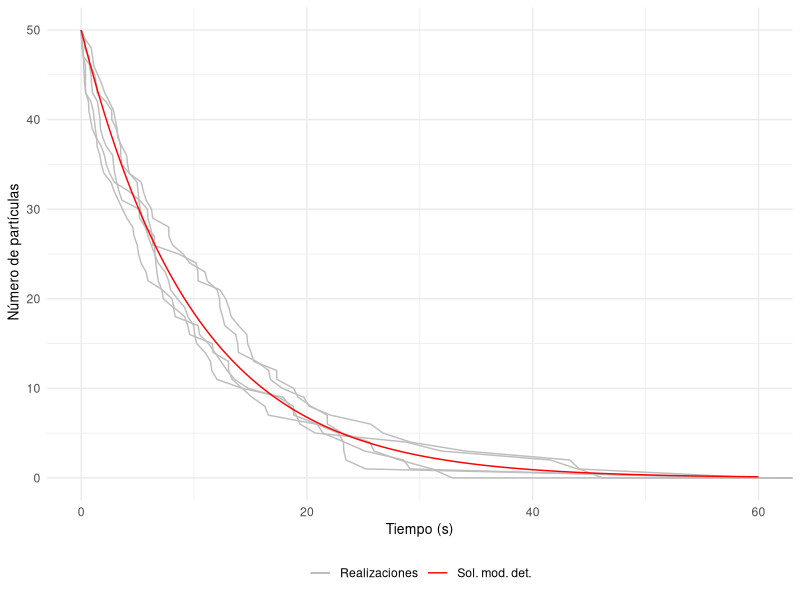

R code for this plot:
## ---- chunk 1
library("deSolve")
library("ggplot2")
## ---- chunk 2
tiempo_exponencial <- function(a0){
  r1 <- runif(n=1,min=0,max=1)
  return((1/a0)*log(1/r1))
}
## ---- chunk 3
Malthus_EDO <- function(t,state,parameters){
  with(as.list(c(state, parameters)), { 
    dX <- r * X 
    list(dX)
  })
}
## ---- chunk 4
Malthus_Gillespie<-function(r,x0,t0,tf){
  # Variable espacial que almacena el estado del sistema tras cada reacción
  x <- x0
  # Variable espacial
  x_actual <- x0
  
  # Cálculo de la propensidad
  a <- abs(r)*x_actual
  
  # Controlamos la extinción mediante una variable lógica
  extincion <- FALSE
  
  # Variable temporal
  t <- t0
  # Variable que almacena todos los tiempos de reacción
  t_imprimir <- t0
  
  while(t<tf){
    
    # Avanzamos la variable temporal
    t <- t + tiempo_exponencial(a)
    # Almacenamos el tiempo de reacción
    t_imprimir <- c(t_imprimir,t)
    
    if( t==Inf ){
      x_actual <- 0
    }else{
      r2 <- runif(n=1, min=0, max=1)
      if(r>0)
        x_actual <- x_actual + 1
      else
        x_actual <- x_actual-1
    }
    
    # Almacenamos el estado del sistema
    x <- c(x,x_actual)

    a <- abs(r)*x_actual
    
  }
  
  # Si se extingue la población cambiamos el valor de extincion a TRUE
  if( x_actual == 0 )
    extincion <- TRUE
  
  datos <- data.frame(t_imprimir=t_imprimir,x_imprimir=x,row.names = NULL)
  
  # Devolvemos una lista que nos indica si se ha extinguido la población 
  # y una base de datos con la evolución temporal del sistema
  return(list(extincion = extincion, datos = datos))
}
## ---- chunk 5
# Definimos unos parámetros adecuados
r <- (-0.1)
x0 <- 50
t0 <- 0
tf <- 60

# Consideramos 5 realizaciones
n_realizaciones <- 5

# Inicializamos el gráfico en el que incluimos la realización
grafico <- ggplot()

for (i in 1:n_realizaciones) {
  realizacion <- Malthus_Gillespie(r,x0,t0,tf)
  imprimir <- realizacion$datos
  # Añadimos cada realización al gráfico 
  grafico <- grafico + 
    geom_line(data = imprimir, aes(x = t_imprimir, y = x_imprimir, color= "Realizaciones"))
}

## ---- chunk 6
int <- 0.05
parameter <- c(r)
state <- c(X=x0)
times <- seq(t0,tf,by=int)

# Resolvemos la EDO usando la función ode() de la librería "deSolve"
out <- ode(y=state, times = times, func = Malthus_EDO, parms = parameter)
# Convertimos el resultado de la función a una base de datos para poder representarlo gráficamente
out <- data.frame(out)
# Añadimos al gráfico la solución de la EDO del modelo
grafico <- grafico + geom_line(lwd=0.5,data=out,aes(x = time, y = X, color= "Sol. mod. det."))

## ---- chunk 7
grafico <- grafico +
   labs(x = "Tiempo (s)", y = " Número de partículas") + coord_cartesian(xlim = c(0, tf)) +
   theme_minimal() +
   theme(legend.title=element_blank(),legend.position = "bottom",
        axis.title.x = element_text(size = 10),  
        axis.title.y = element_text(size = 10)) +
   scale_color_manual(values = c("Realizaciones"="gray","Sol. mod. det." = "red"),
                      breaks = c("Realizaciones", "Sol. mod. det."))


print(grafico)
